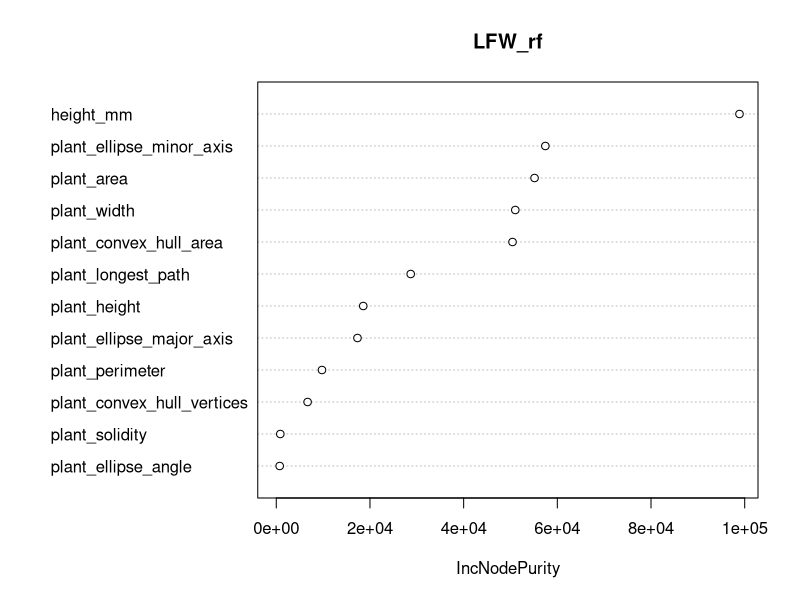
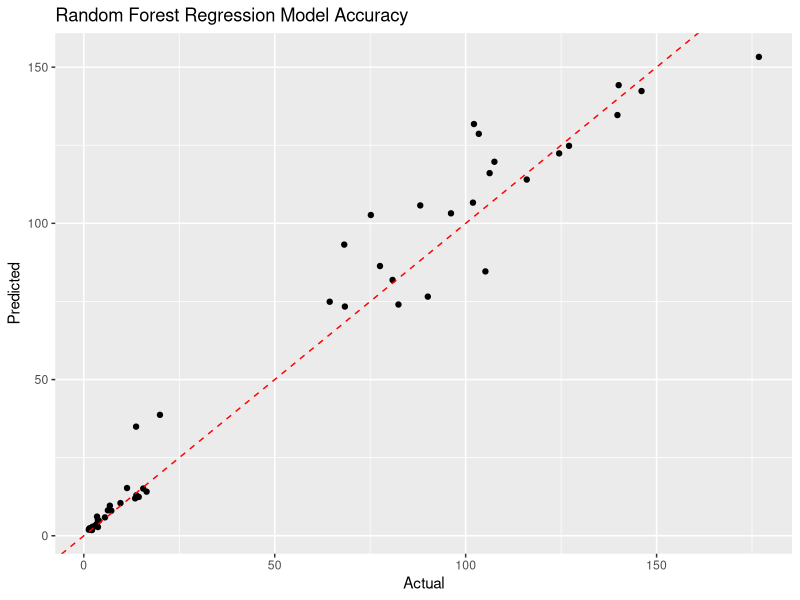
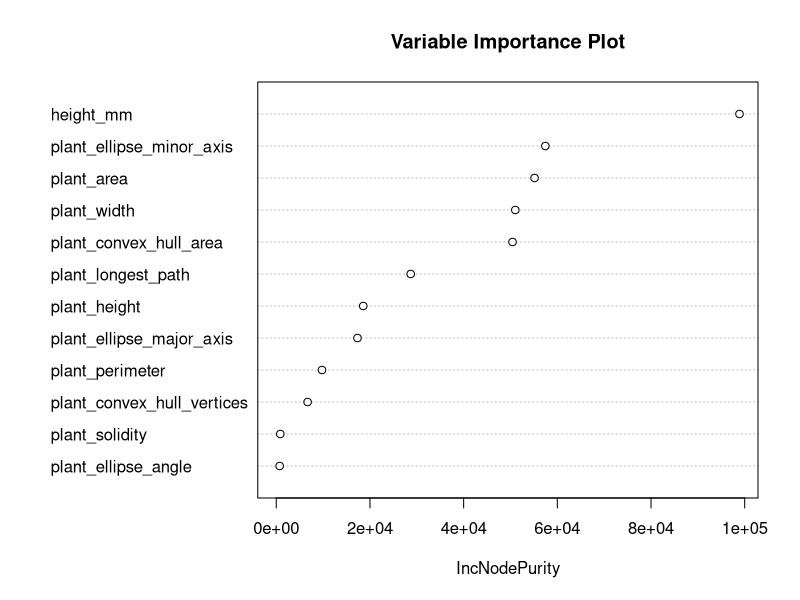
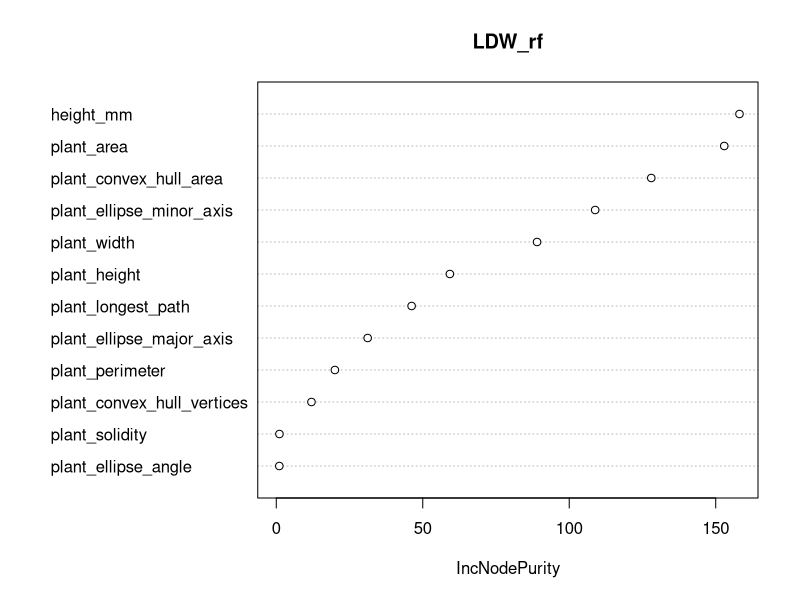
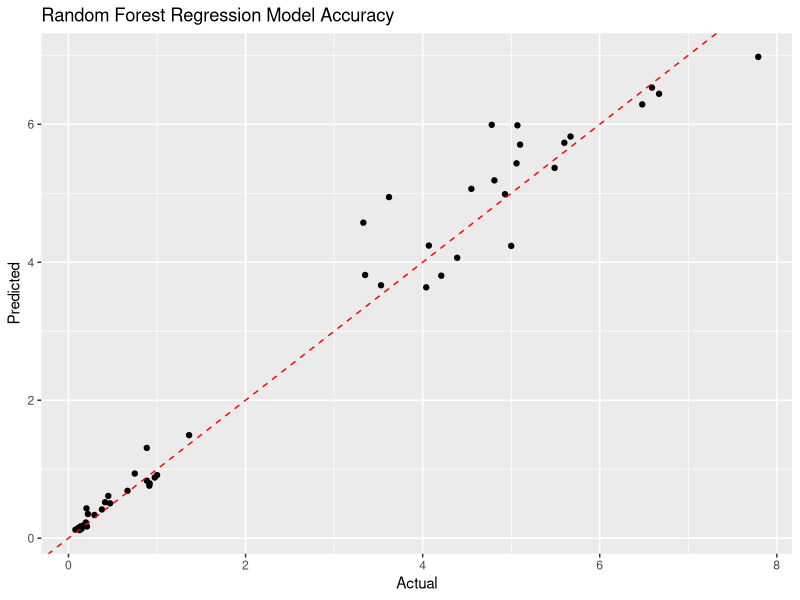
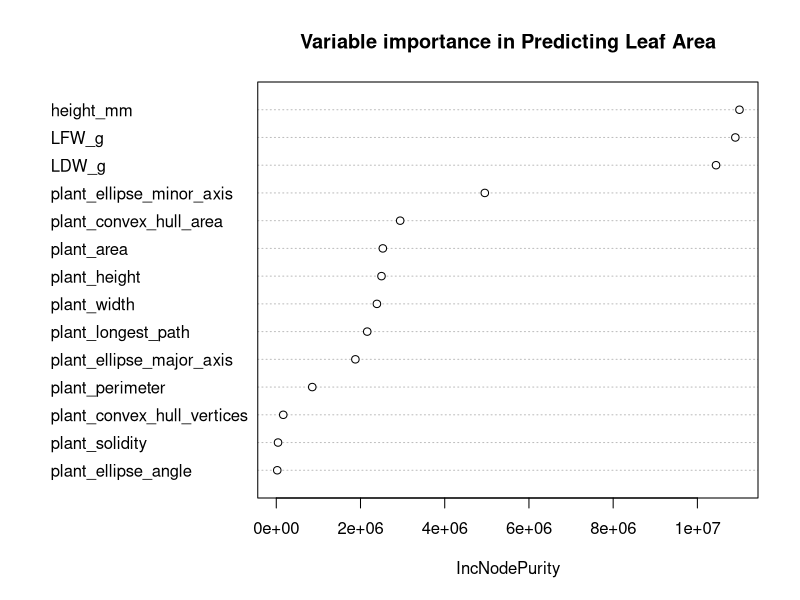
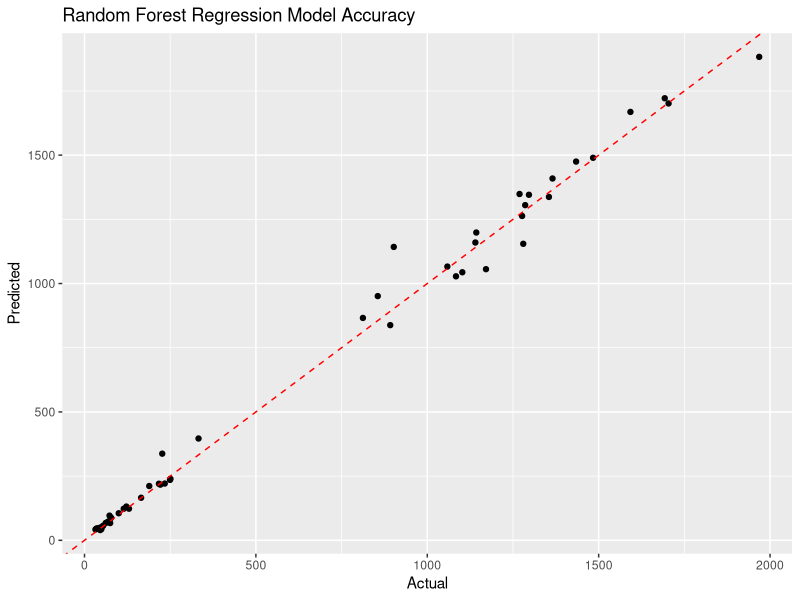
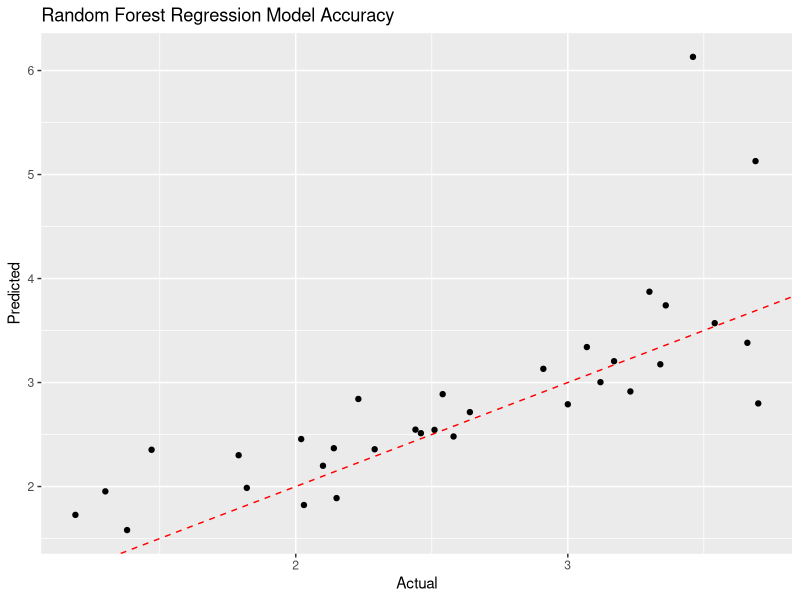

These figures' R source, in order:
## ---- chunk 1
knitr::opts_chunk$set(echo = TRUE)
library(tidyverse)
library(dplyr)
library(readxl)
library(caret)
library(ggridges)
library(reshape2)
library(lubridate)
library(RColorBrewer)
library(corrplot)
library(GGally)
library(party)
library(MASS)
library(randomForest)
## ---- chunk 2
raw_data<- read.csv("harvest_complete.csv")
raw_data$treatment <-as.factor(with(raw_data, ifelse(tray_id == '1', '280 ppm',
                                                     ifelse(tray_id == 2, '160 ppm', '80 ppm'))))
## ---- chunk 3
img_predictors <- raw_data %>% dplyr::select(12:24) #1
manual_predictors <- raw_data %>% dplyr::select(1,3,7,9:12,25) #2
img_LFW <- raw_data %>% dplyr::select(7,12:23) #3
img_LDW <- raw_data %>% dplyr::select(8,12:23) #4
img_LA <- raw_data %>% dplyr::select(7,8,9,12:23) #5
## ---- chunk 4
# Fitting null & full model to use step AIC in order to select the best variables (we wabt to optimize model fit and model complexity). 

full_LFW<- lm(LFW_g~., data = img_LFW)
null_LFW<- lm(LFW_g~1, data = img_LFW)

linear_mod<-stepAIC(null_LFW,direction = 'forward', scope = list(upper=full_LFW,lower = null_LFW))

# Here, we are storing the optimized linear model in a variable called linear_mod. 
## ---- chunk 5
summary(linear_mod)
## ---- chunk 6
opt_LFW_linear <- lm(LFW_g ~ height_mm + plant_area + 
    plant_ellipse_major_axis, 
    data = img_LFW)

summary(opt_LFW_linear)
## ---- chunk 7
# Fitting null & full model to use step AIC in order to select the best variables (we wabt to optimize model fit and model complexity). 

full_LDW<- lm(LDW_g~., data = img_LDW)
null_LDW<- lm(LDW_g~1, data = img_LDW)
linear_LDW<-stepAIC(null_LDW,direction = 'forward', scope = list(upper=full_LDW,lower = null_LDW))

# Here, we are storing the optimized linear model in a variable called linear_mod. 
## ---- chunk 8
summary(linear_LDW)
## ---- chunk 9
# Fitting null & full model to use step AIC in order to select the best variables (we wabt to optimize model fit and model complexity). 

full_LA<- lm(LA_mm2~., data = img_LA)
null_LA<- lm(LA_mm2~1, data = img_LA)
linear_LA<-stepAIC(null_LA,direction = 'forward', scope = list(upper=full_LA,lower = null_LA))

# Here, we are storing the optimized linear model in a variable called linear_mod. 
## ---- chunk 10
summary(linear_LA)
## ---- chunk 11
# Use a random forest model to predict LFW, this time splitting the dataset. 
set.seed(123)
train_id<- sample(1:nrow(img_LFW),0.7*nrow(img_LFW))
train_set<- img_LFW[train_id,]
test_set<- img_LFW[-train_id,]
## ---- chunk 12
LFW_rf <- randomForest(LFW_g~., data = train_set, ntree = 500)
## ---- chunk 13
model_pred <- predict(LFW_rf, newdata = test_set)
## ---- chunk 14
varImpPlot(LFW_rf)

LFW_rf
sqrt(LFW_rf$mse[which.min(LFW_rf$mse)]) 

ggplot(data.frame(actual = test_set$LFW_g, predicted = model_pred), aes(x = actual, y = predicted)) + 
  geom_point() +
  geom_abline(slope = 1, intercept = 0, color = "red", linetype = "dashed") +
  labs(x = "Actual", y = "Predicted", title = "Random Forest Regression Model Accuracy")
## ---- chunk 15
# Evaluate the model performance: On new, unseen data. 
MAE <- mean(abs(model_pred - test_set$LFW_g))
MSE <- mean((model_pred - test_set$LFW_g)^2)
R_squared <- cor(model_pred,test_set$LFW_g)^2
RMSE<- RMSE(model_pred,test_set$LFW_g)

# Print the performance metrics
cat("Mean Absolute Error (MAE): ", MAE, "\n")
cat("Mean Squared Error (MSE): ", MSE, "\n")
cat("R-squared: ", R_squared, "\n")
cat("RMSE (Prediction): ", RMSE, "\n")
## ---- chunk 16
LFW_importance <- importance(LFW_rf, type = 1)
varImpPlot(LFW_rf, main = "Variable Importance Plot")
print(LFW_importance)
## ---- chunk 17
# Use a random forest model to predict LFW, this time splitting the dataset. 
set.seed(123)
train_id<- sample(1:nrow(img_LFW),0.7*nrow(img_LFW))
train_set<- img_LFW[train_id,]
test_set<- img_LFW[-train_id,]
## ---- chunk 18
# Use a random forest model to predict LFW, this time splitting the dataset. 
set.seed(123)
train_id_LDW<- sample(1:nrow(img_LDW),0.7*nrow(img_LDW))
train_set_LDW<- img_LDW[train_id_LDW,]
test_set_LDW<- img_LDW[-train_id_LDW,]
## ---- chunk 19
LDW_rf <- randomForest(LDW_g~., data = train_set_LDW, ntree = 500)
## ---- chunk 20
model_LDW <- predict(LDW_rf, newdata = test_set_LDW)
## ---- chunk 21
varImpPlot(LDW_rf)

LDW_rf
sqrt(LDW_rf$mse[which.min(LDW_rf$mse)]) 

ggplot(data.frame(actual = test_set_LDW$LDW_g, predicted = model_LDW), aes(x = actual, y = predicted)) + 
  geom_point() +
  geom_abline(slope = 1, intercept = 0, color = "red", linetype = "dashed") +
  labs(x = "Actual", y = "Predicted", title = "Random Forest Regression Model Accuracy")
## ---- chunk 22
# Evaluate the model performance
MAE <- mean(abs(model_LDW - test_set_LDW$LDW_g))
MSE <- mean((model_LDW - test_set_LDW$LDW_g)^2)
R_squared <- cor(model_LDW,test_set_LDW$LDW_g)^2

# Print the performance metrics
cat("Mean Absolute Error (MAE): ", MAE, "\n")
cat("Mean Squared Error (MSE): ", MSE, "\n")
cat("R-squared: ", R_squared, "\n")
## ---- chunk 23
# Use a random forest model to predict LFW, this time splitting the dataset. 
set.seed(123)
train_id_LA<- sample(1:nrow(img_LA),0.7*nrow(img_LA))
train_set_LA<- img_LA[train_id_LA,]
test_set_LA<- img_LA[-train_id_LA,]
## ---- chunk 24
LA_rf <- randomForest(LA_mm2~., data = train_set_LA, ntree = 500)
## ---- chunk 25
model_LA <- predict(LA_rf, newdata = test_set_LA)
## ---- chunk 26
varImpPlot(LA_rf, main = "Variable importance in Predicting Leaf Area")

LA_rf
sqrt(LA_rf$mse[which.min(LA_rf$mse)]) # Raw calculation of RMSE
RMSE(model_LA,test_set_LA$LA_mm2) # using caret functions
R2(model_LA,test_set_LA$LA_mm2)

ggplot(data.frame(actual = test_set_LA$LA_mm2, predicted = model_LA), aes(x = actual, y = predicted)) + 
  geom_point() +
  geom_abline(slope = 1, intercept = 0, color = "red", linetype = "dashed") +
  labs(x = "Actual", y = "Predicted", title = "Random Forest Regression Model Accuracy")
## ---- chunk 27
# Evaluate the model performance
MAE <- mean(abs(model_LA - test_set_LA$LA_mm2))
MSE <- mean((model_LA - test_set_LA$LA_mm2)^2)
R_squared <- cor(model_LA,test_set_LA$LA_mm2)^2

# Print the performance metrics
cat("Mean Absolute Error (MAE): ", MAE, "\n")
cat("Mean Squared Error (MSE): ", MSE, "\n")
cat("R-squared: ", R_squared, "\n")
## ---- chunk 28
LFW_h1 <- raw_data %>% filter(date == "02/02/2023") %>% dplyr::select(7,12:23) #3
## ---- chunk 29
h1_pred <- predict(LFW_rf, newdata = LFW_h1)
## ---- chunk 30
# Evaluate the model performance
mean_h1 <- mean(h1_pred)
MAE <- mean(abs(h1_pred - LFW_h1$LFW_g))
MSE <- mean((h1_pred - LFW_h1$LFW_g)^2)
R_squared <- cor(h1_pred,LFW_h1$LFW_g)^2
RMSE<-RMSE(h1_pred,LFW_h1$LFW_g) # using caret functions
R_sqrd<- R2(h1_pred,LFW_h1$LFW_g) # same as cor(h3_pred,LFW_h3$LFW_g)^2
mean_LFW_h1 <- mean(LFW_h1$LFW_g)
sd_LFW_h1 <- sd(LFW_h1$LFW_g)

# Print the performance metrics
cat("Mean Absolute Error (MAE): ", MAE, "\n")
cat("Mean Squared Error (MSE): ", MSE, "\n")
cat("R-squared: ", R_sqrd, "\n")
cat("RMSE (Prediction): ", RMSE, "\n") # same as sqrt(MSE)
cat("Average H2 (LFW): ", mean_LFW_h1, "\n")
cat("Standard deviation H2 (LFW)): ", sd_LFW_h1, "\n")

ggplot(data.frame(actual = LFW_h1$LFW_g, predicted = h1_pred), aes(x = actual, y = predicted)) + 
  geom_point() +
  geom_abline(slope = 1, intercept = 0, color = "red", linetype = "dashed") +
  labs(x = "Actual", y = "Predicted", title = "Random Forest Regression Model Accuracy")
## ---- chunk 31
LFW_h2 <- raw_data %>% filter(date == "09/02/2023") %>% dplyr::select(7,12:23) #3
## ---- chunk 32
h2_pred <- predict(LFW_rf, newdata = LFW_h2)
## ---- chunk 33
# Evaluate the model performance
MAE <- mean(abs(h2_pred - LFW_h2$LFW_g))
MSE <- mean((h2_pred - LFW_h2$LFW_g)^2)
RMSE<-RMSE(h2_pred,LFW_h2$LFW_g) # using caret functions
R_sqrd<- R2(h2_pred,LFW_h2$LFW_g) # same as cor(h3_pred,LFW_h3$LFW_g)^2
mean_LFW_h2 <- mean(LFW_h2$LFW_g)
sd_LFW_h2 <- sd(LFW_h2$LFW_g)

# Print the performance metrics
cat("Mean Absolute Error (MAE): ", MAE, "\n")
cat("Mean Squared Error (MSE): ", MSE, "\n")
cat("R-squared: ", R_sqrd, "\n")
cat("RMSE (Prediction): ", RMSE, "\n") # same as sqrt(MSE)
cat("Average H2 (LFW): ", mean_LFW_h2, "\n")
cat("Standard deviation H2 (LFW)): ", sd_LFW_h2, "\n")

ggplot(data.frame(actual = LFW_h2$LFW_g, predicted = h2_pred), aes(x = actual, y = predicted)) + 
  geom_point() +
  geom_abline(slope = 1, intercept = 0, color = "red", linetype = "dashed") +
  labs(x = "Actual", y = "Predicted", title = "Random Forest Regression Model Accuracy")


## ---- chunk 34
LFW_h3 <- raw_data %>% filter(date == "23/02/2023") %>% dplyr::select(7,12:23) #3
## ---- chunk 35
h3_pred <- predict(LFW_rf, newdata = LFW_h3)
## ---- chunk 36
# Evaluate the model performance
MAE <- mean(abs(h3_pred - LFW_h3$LFW_g))
MSE <- mean((h3_pred - LFW_h3$LFW_g)^2)
RMSE<-RMSE(h3_pred,LFW_h3$LFW_g) # using caret functions
R_sqrd<- R2(h3_pred,LFW_h3$LFW_g) # same as cor(h3_pred,LFW_h3$LFW_g)^2
mean_LFW <- mean(LFW_h3$LFW_g)
sd_LFW <- sd(LFW_h3$LFW_g)

# Print the performance metrics
cat("Mean Absolute Error (MAE): ", MAE, "\n")
cat("Mean Squared Error (MSE): ", MSE, "\n")
cat("R-squared: ", R_sqrd, "\n")
cat("RMSE (Prediction): ", RMSE, "\n") # same as sqrt(MSE)
cat("Average (LFW): ", mean_LFW, "\n")
cat("Standard deviation (LFW)): ", sd_LFW, "\n")

ggplot(data.frame(actual = LFW_h3$LFW_g, predicted = h3_pred), aes(x = actual, y = predicted)) + 
  geom_point() +
  geom_abline(slope = 1, intercept = 0, color = "red", linetype = "dashed") +
  labs(x = "Actual", y = "Predicted", title = "Random Forest Regression Model Accuracy")


## ---- chunk 37
LA_h3 <- raw_data %>% filter(date == "23/02/2023") %>% dplyr::select(7,8,9,12:23) #3
## ---- chunk 38
LAh3_pred <- predict(LA_rf, newdata = LA_h3)
## ---- chunk 39
# Evaluate the model performance
MAE <- mean(abs(LAh3_pred - LA_h3$LA_mm2))
MSE <- mean((LAh3_pred - LA_h3$LA_mm2)^2)
R_squared <- cor(LAh3_pred, LA_h3$LA_mm2)^2

# Print the performance metrics
cat("Mean Absolute Error (MAE): ", MAE, "\n")
cat("Mean Squared Error (MSE): ", MSE, "\n")
cat("R-squared: ", R_squared, "\n")

ggplot(data.frame(actual = LA_h3$LA_mm2, predicted = LAh3_pred), aes(x = actual, y = predicted)) + 
  geom_point() +
  geom_abline(slope = 1, intercept = 0, color = "red", linetype = "dashed") +
  labs(x = "Actual", y = "Predicted", title = "Random Forest Regression Model Accuracy")

sqrt(MSE)
print(mean(LA_h3$LA_mm2))
print(sd(LA_h3$LA_mm2))
## ---- chunk 40
LDW_h3 <- raw_data %>% filter(date == "23/02/2023") %>% dplyr::select(8,12:23) #3
## ---- chunk 41
LDWh3_pred <- predict(LDW_rf, newdata = LDW_h3)
## ---- chunk 42
# Evaluate the model performance: Don't forget to display the mean of the observed values (labels). 
MAE <- mean(abs(LDWh3_pred - LDW_h3$LDW_g))
MSE <- mean((LDWh3_pred - LDW_h3$LDW_g)^2)
R_pearson <- cor(LDWh3_pred, LDW_h3$LDW_g)
R_squared <- cor(LDWh3_pred, LDW_h3$LDW_g)^2
RMSE<- RMSE(LDWh3_pred,LDW_h3$LDW_g)


# Print the performance metrics
cat("Mean Absolute Error (MAE): ", MAE, "\n")
cat("Mean Squared Error (MSE): ", MSE, "\n")
cat("Pearson Correlation: ", R_pearson, "\n")
cat("R-squared: ", R_squared, "\n")
cat("RMSE ", RMSE, "\n")

ggplot(data.frame(actual = LDW_h3$LDW_g, predicted = LDWh3_pred), aes(x = actual, y = predicted)) + 
  geom_point() +
  geom_abline(slope = 1, intercept = 0, color = "red", linetype = "dashed") +
  labs(x = "Actual", y = "Predicted", title = "Random Forest Regression Model Accuracy")

print(sqrt(MSE))
print(mean(LDW_h3$LDW_g))
print(sd(LDW_h3$LDW_g))
RMSE(LDWh3_pred,LDW_h3$LDW_g)
R2(LDWh3_pred,LDW_h3$LDW_g)
